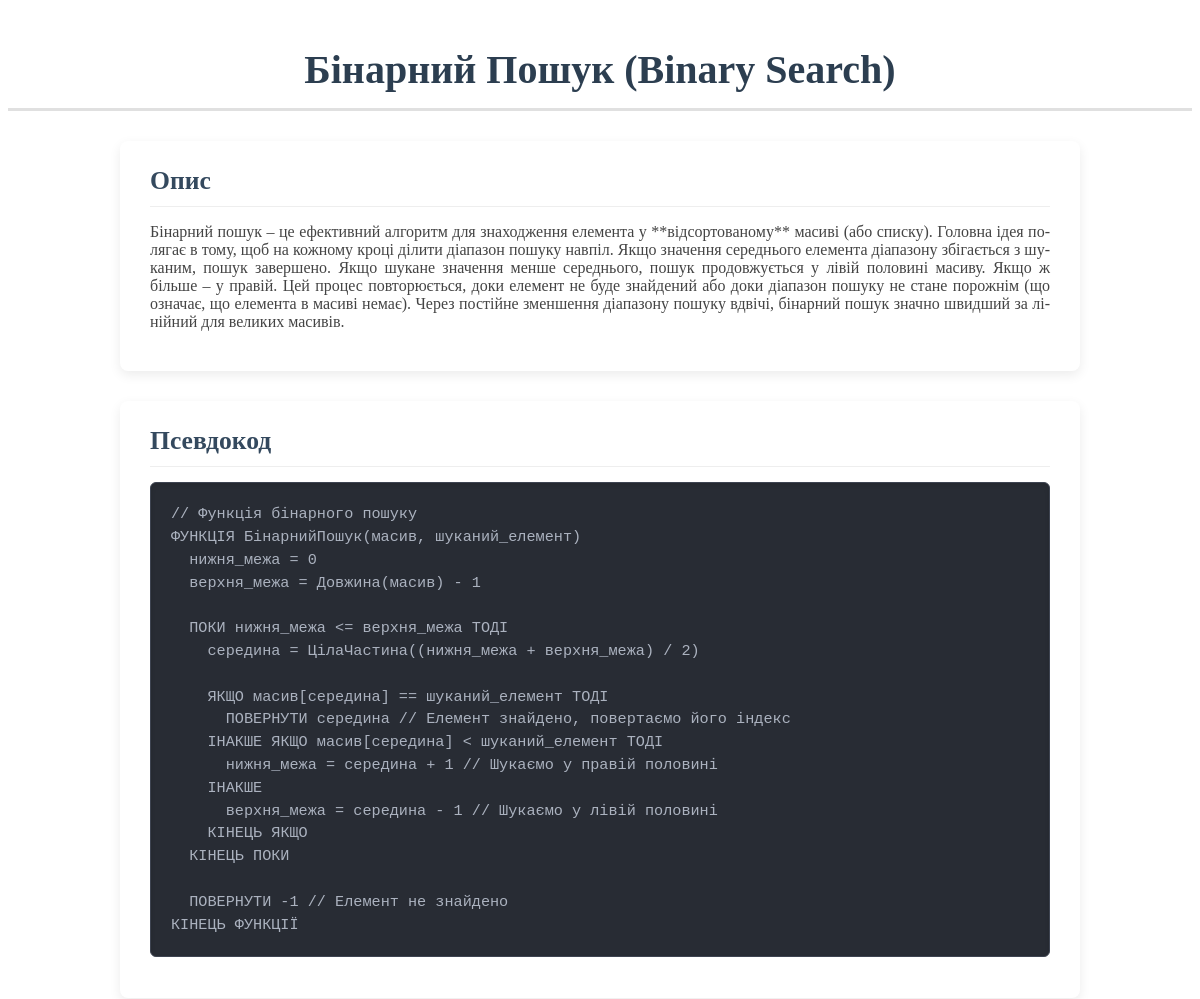
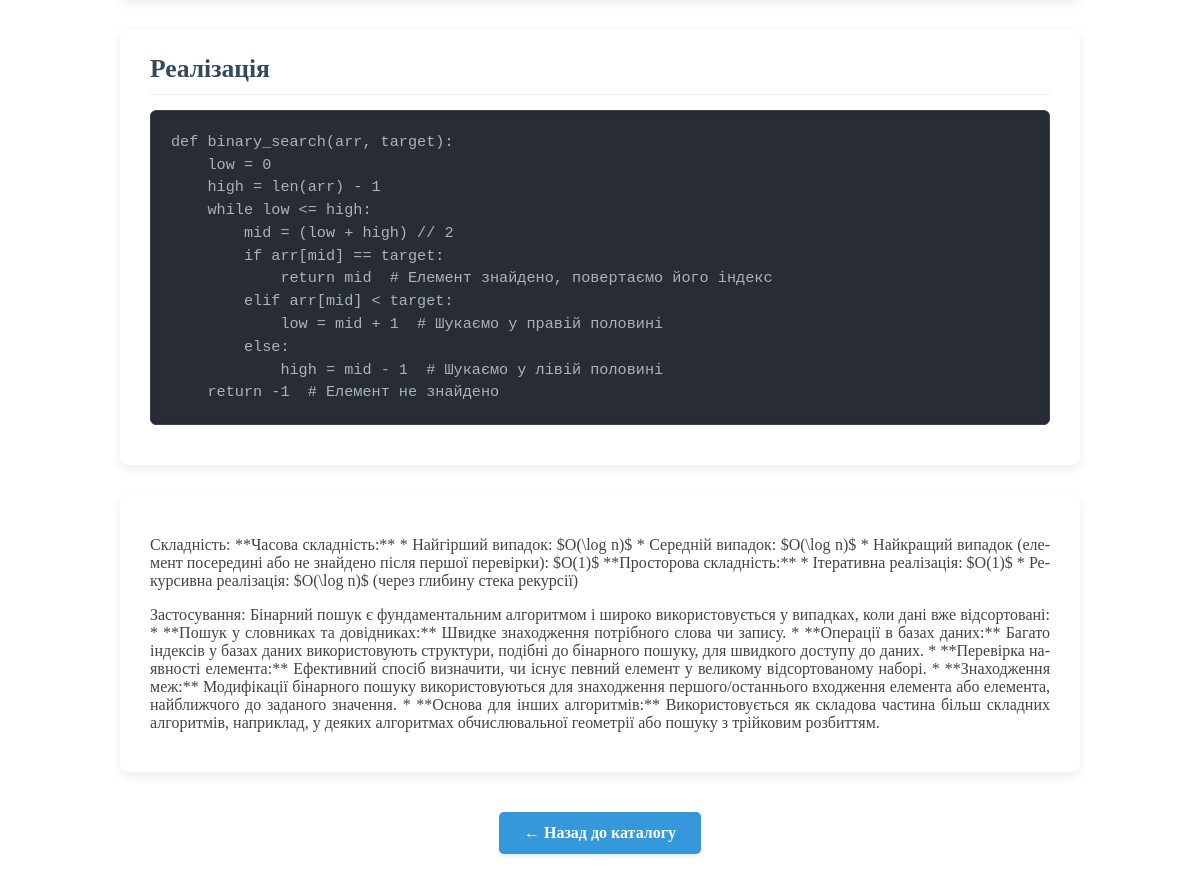
The app's page /algorithm/5 with its own data (2 pictures, top to bottom).
### models.py (models this page shows)
class Algorithm(db.Model):
    id = db.Column(db.Integer, primary_key=True)
    name = db.Column(db.String(100), nullable=False)
    category = db.Column(db.String(50), nullable=False)
    description = db.Column(db.Text, nullable=False)
    pseudocode = db.Column(db.Text)
    implementation = db.Column(db.Text)
    complexity = db.Column(db.String(100))
    usage = db.Column(db.Text)

### app.py (the view)
@app.route('/algorithm/<int:id>')
def algorithm(id):
    algo = Algorithm.query.get_or_404(id)
    return render_template('algorithm.html', algo=algo)

### templates/algorithm.html (shortened to what this page needs)
﻿<!DOCTYPE html>
<html lang="uk">
<head>
    <link href="{{ url_for('static', filename='style.css') }}" rel="stylesheet" />
</head>
<body class="algorithm-details-page">
    <h1>{{ algo.name }}</h1>
    <div class="section">
        <h3>Опис</h3>
        <p>{{ algo.description }}</p>
    </div>
    <div class="section">
        <h3>Псевдокод</h3>
        <pre>{{ algo.pseudocode }}</pre>
    </div>
    <div class="section">
        <h3>Реалізація</h3>
        <pre>{{ algo.implementation }}</pre>
    </div>
    <div class="section">
        <p class="meta">Складність: {{ algo.complexity }}</p>
        <p class="meta">Застосування: {{ algo.usage }}</p>
    </div>
    <a class="back-link" href="{{ url_for('index') }}">← Назад до каталогу</a>
</body>
</html>

### static/style.css (style rules this page uses)
body.algorithm-details-page h1 { text-align: center; font-size: 2.5em; color: #2c3e50; margin-top: 20px; margin-bottom: 30px; padding-bottom: 15px; border-bottom: 3px solid #e0e0e0; }
.section { background-color: #ffffff; border-radius: 8px; box-shadow: 0 4px 12px rgba(0, 0, 0, 0.08); padding: 25px 30px; margin: 0 auto 30px auto; max-width: 900px; }
.section h3 { font-size: 1.6em; color: #34495e; margin-top: 0; margin-bottom: 15px; padding-bottom: 10px; border-bottom: 1px solid #eee; }
.section p { font-size: 1em; color: #444; text-align: justify; hyphens: auto; -webkit-hyphens: auto; -ms-hyphens: auto; margin-bottom: 15px; }
pre { background-color: #282c34; color: #abb2bf; padding: 20px; border-radius: 6px; overflow-x: auto; font-family: 'Fira Code', 'Consolas', 'Courier New', monospace; font-size: 0.95em; line-height: 1.5; white-space: pre-wrap; word-break: break-all; border: 1px solid #3e4451; box-shadow: 0 2px 5px rgba(0,0,0,0.1) inset; }
.back-link { display: block; width: fit-content; margin: 40px auto 20px auto; padding: 12px 25px; background-color: #3498db; color: white; text-decoration: none; border-radius: 5px; font-weight: bold; text-align: center; transition: background-color 0.2s ease-in-out, transform 0.1s ease; box-shadow: 0 2px 4px rgba(0,0,0,0.1); }

### records on screen
Algorithm: name "Бінарний Пошук (Binary Search)", description "Бінарний пошук – це ефективний алгоритм для знаходження елемента у **відсортованому** масиві (або списку). Головна ідея полягає в тому, щоб на кожному кроці ділити діапазон пошуку навпіл. Якщо значення середнього елемента діапазону збігається з шуканим, пошук завершено. Якщо шукане значення менше середнього, пошук продовжується у лівій половині масиву. Якщо ж більше – у правій. Цей процес повторюється, доки елемент не буде знайдений або доки діапазон пошуку не стане порожнім (що означає, що елемента в масиві немає). Через постійне зменшення діапазону пошуку вдвічі, бінарний пошук значно швидший за лінійний для великих масивів.", pseudocode "// Функція бінарного пошуку ФУНКЦІЯ БінарнийПошук(масив, шуканий_елемент) нижня_межа = 0 верхня_межа = Довжина(масив) - 1 ПОКИ нижня_межа <= верхня_межа ТОДІ середина = ЦілаЧастина((нижня_межа + верхня_межа) / 2) ЯКЩО масив[середина] == шуканий_елемент ТОДІ ПОВЕРНУТИ середина // Елемент знайдено, повертаємо його індекс ІНАКШЕ ЯКЩО масив[середина] < шуканий_елемент ТОДІ нижня_межа = середина + 1 // Шукаємо у правій половині ІНАКШЕ верхня_межа = середина - 1 // Шукаємо у лівій половині КІНЕЦЬ ЯКЩО КІНЕЦЬ ПОКИ ПОВЕРНУТИ -1 // Елемент не знайдено КІНЕЦЬ ФУНКЦІЇ", implementation "def binary_search(arr, target): low = 0 high = len(arr) - 1 while low <= high: mid = (low + high) // 2 if arr[mid] == target: return mid # Елемент знайдено, повертаємо його індекс elif arr[mid] < target: low = mid + 1 # Шукаємо у правій половині else: high = mid - 1 # Шукаємо у лівій половині return -1 # Елемент не знайдено", complexity "**Часова складність:** * Найгірший випадок: $O(\\log n)$ * Середній випадок: $O(\\log n)$ * Найкращий випадок (елемент посередині або не знайдено після першої перевірки): $O(1)$ **Просторова складність:** * Ітеративна реалізація: $O(1)$ * Рекурсивна реалізація: $O(\\log n)$ (через глибину стека рекурсії)", usage "Бінарний пошук є фундаментальним алгоритмом і широко використовується у випадках, коли дані вже відсортовані: * **Пошук у словниках та довідниках:** Швидке знаходження потрібного слова чи запису. * **Операції в базах даних:** Багато індексів у базах даних використовують структури, подібні до бінарного пошуку, для швидкого доступу до даних. * **Перевірка наявності елемента:** Ефективний спосіб визначити, чи існує певний елемент у великому відсортованому наборі. * **Знаходження меж:** Модифікації бінарного пошуку використовуються для знаходження першого/останнього входження елемента або елемента, найближчого до заданого значення. * **Основа для інших алгоритмів:** Використовується як складова…"
